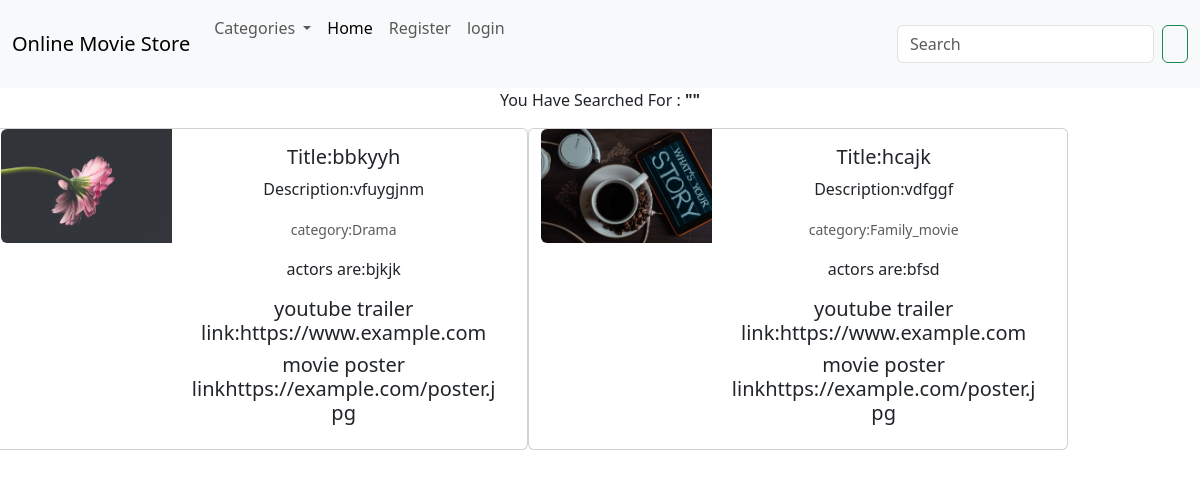
The app's page /search/ with its own data.
### MovieApp/models.py (models this page shows, shortened)
class Movie(models.Model):
    title = models.CharField(max_length=255)
    poster = models.URLField()
    description = models.TextField()
    release_date = models.DateField()
    actors = models.CharField(max_length=255)
    category = models.ForeignKey(CategoryMovie,on_delete=models.CASCADE,null=True)
    youtube_trailer_link = models.URLField()
    image = models.ImageField(upload_to='pic')
    user = models.ForeignKey(User, on_delete=models.CASCADE)

class CategoryMovie(models.Model):
    name=models.CharField(max_length=120,unique=True)
    def __str__(self):
        return self.name

### search_app/views.py (the view)
# urls.py: path('',views.searchReasult,name='searchResult')
def searchReasult(request):
        query = request.GET.get('q', '')
        if query:
            movies = Movie.objects.filter(Q(title__icontains=query) | Q(category__name__icontains=query))
        else:
            movies = Movie.objects.all()
        context = {
            'movies': movies,
            'search_query': query,
        }
        return render(request, 'search.html', context)

### templates/search.html (shortened to what this page needs)
{% extends 'base.html' %}
{% block body %}
<div>
    <p class="text-center my_search_text"> You Have Searched For : <b>"{{search_query}}"</b> </p>
</div>
    {% if movies %}
  <div class="row">
            {% for movie in movies %}
      <div class="card mb-3" style="max-width: 540px;">
  <div class="row g-0">
    <div class="col-md-4">
      <img src="{{movie.image.url}}" class="img-fluid rounded-start" alt="...">
    </div>
    <div class="col-md-8">
      <div class="card-body">
        <h5 class="card-title">Title:{{movie.title}}</h5>
        <p class="card-text">Description:{{movie.description}}</p>
        <p class="card-text"><small class="text-body-secondary">category:{{movie.category}}</small></p>
          <p class="card-text">actors are:{{movie.actors}}</p>
          <h5>youtube trailer link:{{movie.youtube_trailer_link}}</h5>
          <h5>movie poster link{{movie.poster}}</h5>
      </div>
    </div>
  </div>
</div>
      <br> {% endfor %}<br>
    {% else %}
        <p>No movies found.</p>
    {% endif %}
{% endblock %}

### templates/base.html (shortened to what this page needs)
{% load static %}
<!DOCTYPE html>
<html lang="en">
<head>
  <link href="https://cdn.jsdelivr.net/npm/bootstrap@5.3.3/dist/css/bootstrap.min.css" rel="stylesheet">
    <link rel="stylesheet" href="{% static 'style.css' %}">
</head>
<body>
<nav class="navbar navbar-expand-lg bg-body-tertiary">
  <div class="container-fluid">
    <a class="navbar-brand">Online Movie Store</a>
    <div class="collapse navbar-collapse" id="navbarSupportedContent">
      <ul class="navbar-nav me-auto mb-2 mb-lg-0">
        <li class="nav-item dropdown">
          <a class="nav-link dropdown-toggle" href="#" role="button" data-bs-toggle="dropdown" aria-expanded="false">
            Categories
          </a>
        <li class="nav-item">
          <a class="nav-link active" aria-current="page" href="{% url 'Movie_App:index' %}">Home</a>
        <br>
        <br>
        <br></li>{% if user.is_authenticated %}
        <br><li> Hello {{user.username}} Welcome</li>
        <a href="{% url 'credentials_app:logout' %}" class="nav-item nav-link">logout</a>
        {% else %}
        <a href="{% url 'credentials_app:register' %}" class="nav-item nav-link">Register</a>
        <a href="{% url 'credentials_app:login' %}" class="nav-item nav-link">login</a>
        {% endif%}<br>
      </ul>
       <form class="d-flex" action="{% url 'search_app:searchResult' %}" method="get">
         <input class="form-control me-2" type="search" placeholder="Search" name="q" aria-label="Search">
         <button class="btn btn-outline-success" type="submit"> </button>
       </form>
    </div><br><br>
  </div>
</nav>
{% block body %}
{% endblock %}
</body>
</html>

### static/style.css (style rules this page uses)
body { text-align: center; }

### records on screen
Movie: image (picture), title "bbkyyh", description "vfuygjnm", category "Drama", actors "bjkjk", youtube_trailer_link "https://www.example.com", poster "https://example.com/poster.jpg"
Movie: image (picture), title "hcajk", description "vdfggf", category "Family_movie", actors "bfsd", youtube_trailer_link "https://www.example.com", poster "https://example.com/poster.jpg"
